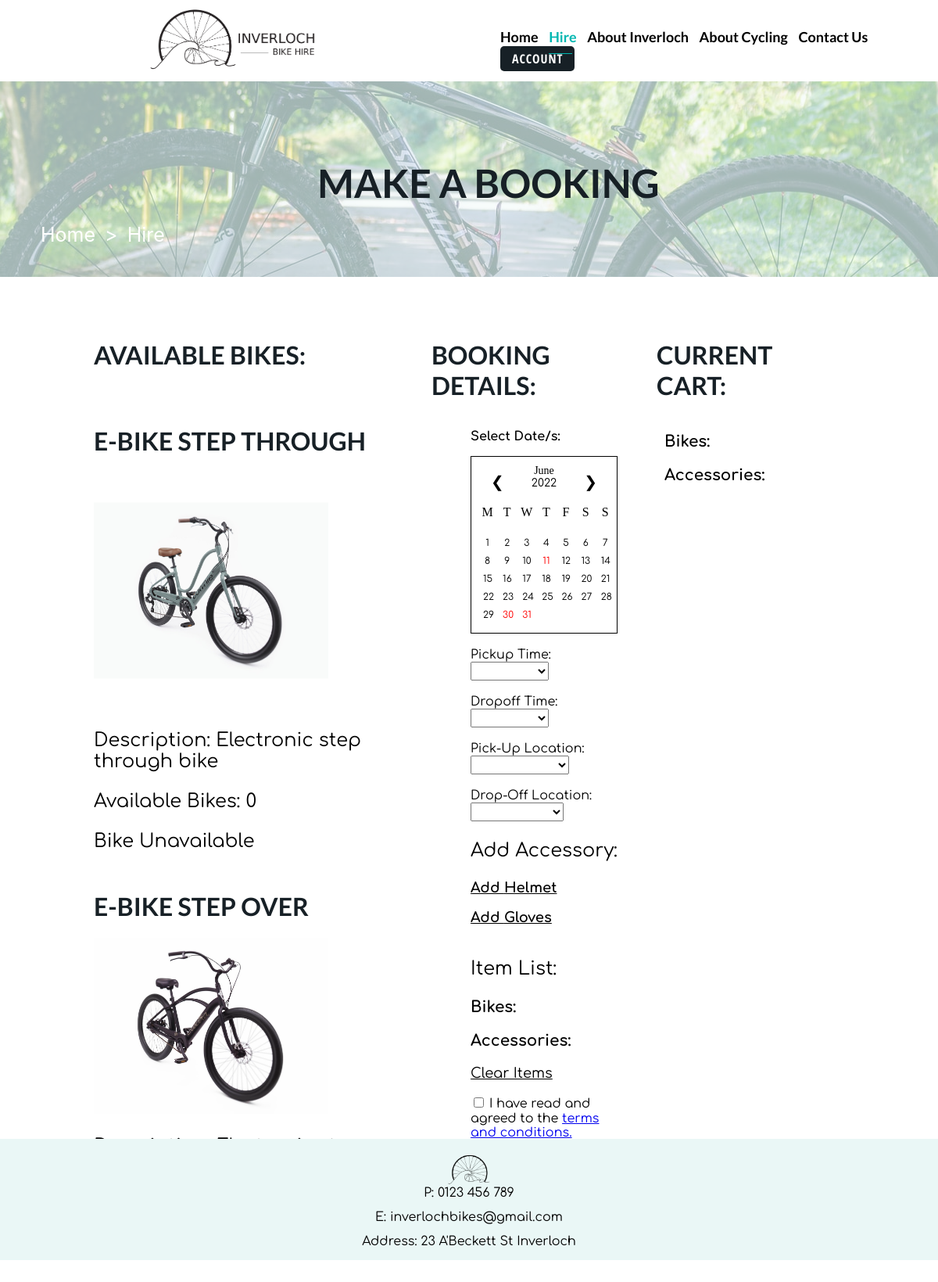
The app's page /Prototype/makeabooking.php, older data.
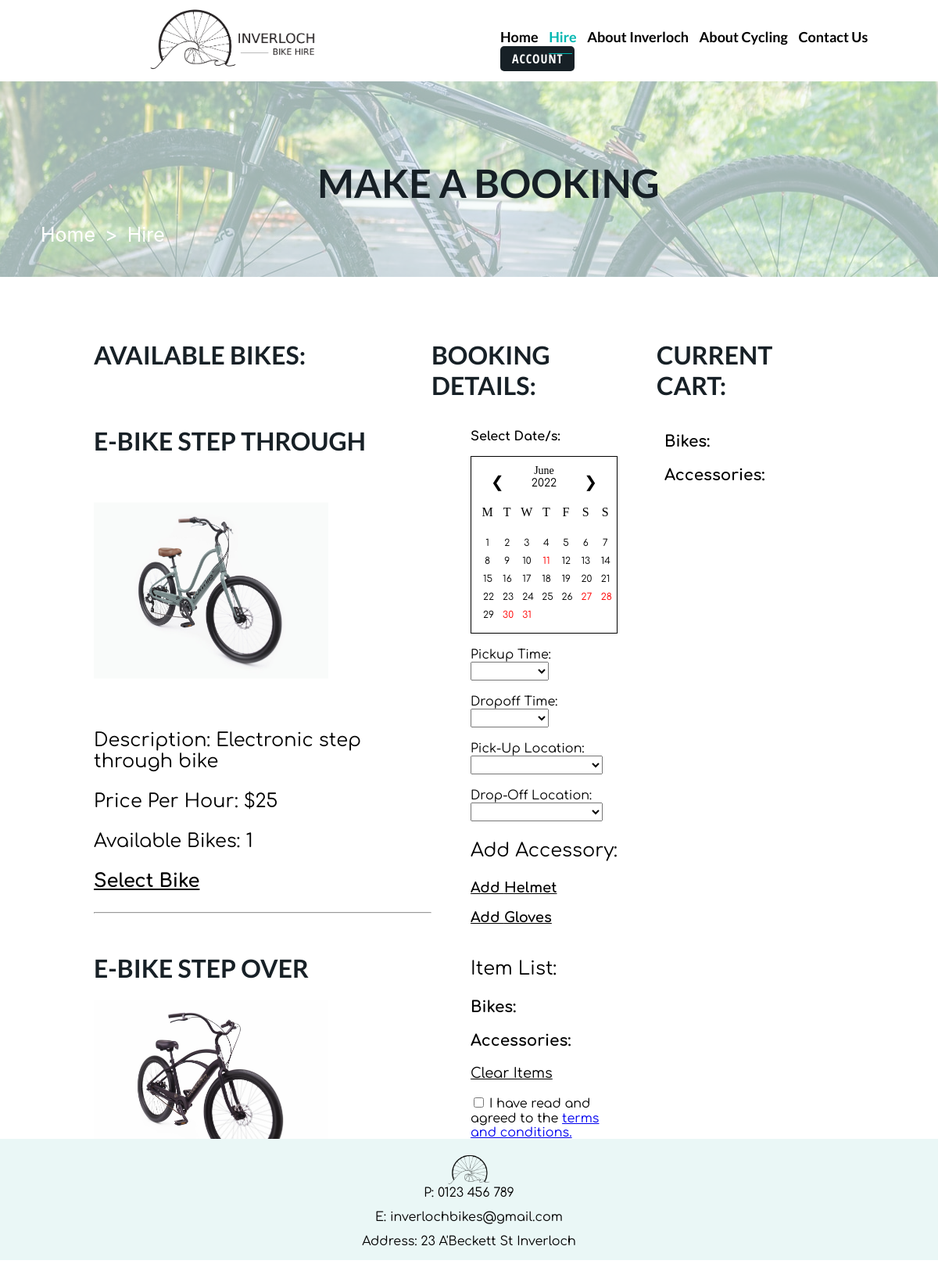
The same page, newer data.
### tables this page shows
CREATE TABLE `bike_type_table` (
  `bike_type_id` int(11) NOT NULL,
  `name` varchar(45) NOT NULL,
  `picture_id` varchar(45) NOT NULL,
  `description` varchar(255) NOT NULL
);

CREATE TABLE `block_out_dates` (
  `date_id` int(10) NOT NULL,
  `date_value` varchar(11) NOT NULL,
  `date_day` int(2) NOT NULL,
  `date_month` int(2) NOT NULL DEFAULT 6,
  `date_year` int(4) NOT NULL DEFAULT 2022,
  `date_blockout` tinyint(1) NOT NULL DEFAULT 0,
  `date_reason` varchar(255) NOT NULL
);

CREATE TABLE `accessory_type_table` (
  `accessory_type_id` int(11) NOT NULL,
  `name` varchar(45) NOT NULL,
  `description` varchar(255) NOT NULL
);

CREATE TABLE `bike_inventory_table` (
  `bike_id` int(11) NOT NULL,
  `name` varchar(45) NOT NULL,
  `bike_type_id` int(11) DEFAULT NULL,
  `helmet_id` int(11) NOT NULL,
  `price_ph` float NOT NULL,
  `safety_inspect` tinyint(1) NOT NULL,
  `description` varchar(255) NOT NULL
);

### Prototype/makeabooking.php (the view, shortened to what the rows shown need)
<?php
$conn = new mysqli("localhost", "root", "", "bike_hiring_system");
?>
<!DOCTYPE html>
<html lang="en" xmlns="http://www.w3.org/1999/xhtml">
<head>
    <link rel="stylesheet" href="./style/style.css">
    <link rel="stylesheet" href="https://unpkg.com/flickity@2/dist/flickity.min.css">
</head>
<body>
    <?php include 'header.php' ?>
    <div id = "main">
        <div class="banner">
            <div id="bannertext">
                <h1>MAKE A BOOKING</h1>
            </div>
        </div>
        <div class="maincontainer">
        <div id="dualContainer">
            <div style="" id="dualColumn1">
            	<h1>Available Bikes:</h1>
            	<div style="overflow-y: scroll;height: 1000px;">
              <?php
            $bikeType = $conn->query("SELECT * FROM bike_type_table");
            while ($row = $bikeType->fetch_assoc()) {
                $bikeName = $row["name"];
                $bikeTypeId = $row["bike_type_id"];
                $bikeDescription = $row["description"];
                $bikeImage = $row["picture_id"];
            ?>
            <h1><strong><?php echo $bikeName; ?></strong></h1>
                <?php echo '<img src="img/bike-type/'; echo $bikeImage; echo'.jpg" style="width:300px;">'; ?>
                <?php echo '<p style="font-size:24px;">Description: ' . $bikeDescription . '</p>'; ?>
                <?php
                  $bikeInventoryAvailable = $conn->query("SELECT bike_type_id, bike_id, price_ph FROM bike_inventory_table where bike_type_id = $bikeTypeId");
                  $bikeInventoryNum = mysqli_num_rows($bikeInventoryAvailable);
                  if ($bikeInventoryNum > 0){
                    while ($row = $bikeInventoryAvailable->fetch_assoc()) {
                    $bikeInventoryBikeBikeId = $row["bike_id"];
                    $bikePrice = $row["price_ph"];
                    $bookingBikeTableAvailability = $conn->query("SELECT * FROM booking_bike_table");
                      while ($row = $bookingBikeTableAvailability->fetch_assoc()) {
                        $bookingBikeTableBikeId = $row["bike_id"];
                        if ($bookingBikeTableBikeId == $bikeInventoryBikeBikeId){
                          $bikeInventoryNum = $bikeInventoryNum - 1;
                        }
                      }
                    }
                    echo '<p style="font-size:24px;">Price Per Hour: $' . $bikePrice . '</p>';
                    echo '<p style="font-size:24px;">Available Bikes: ' . $bikeInventoryNum . '</p>';
                    if ($bikeInventoryNum > 0){
                    echo '<div id="addBikeContainer'. $bikeTypeId .'">';
                    echo '<a style="font-size:24px;font-family: Comfortaa;color:black;font-weight:bold;" href="javascript: addBike(' . '\'' . $bikeName . '\'' . ', ' . '\'' . $bikeTypeId . '\'' .  ', ' . '\'' . $bikeInventoryNum . '\'' .    ')">Select Bike</a>';
                    echo '</div>';
                    echo '<br>';
                    echo '<hr>';
                    }else{
                    echo '<p style="font-size:24px;">Bike Unavailable</p>';
                    }
                  }else {
                    echo '<p style="font-size:24px;">Available Bikes: 0</p>';
                    echo '<p style="font-size:24px;">Bike Unavailable</p>';
                  }
                ?>
            <?php
            }
            ?>
            <br>
            <br>
            <br>
            <br>
        	</div>
            </div>
            <div id="dualColumn2">
            	 <h1>Booking Details:</h1>
            	 <div style="overflow-y: scroll;height: 1000px;padding-right: 50px;padding-left: 50px;">
                <div id="dateContainer">
                <ul class="days">
                  <?php
                  $blockOutDatesSQL = $conn->query("SELECT * FROM block_out_dates");
                  while ($row = $blockOutDatesSQL->fetch_assoc()) {
                      $date_value = $row["date_value"];
                      $date_day = $row["date_day"];
                      $date_blockout = $row["date_blockout"];
                      if ($date_blockout == 0){
                        echo '<a class="datetest" href="javascript:changeStartDate()"><li><span id="' . $date_value . '" class="date";">' . $date_day .'</span></li></a>';
                      }else if ($date_blockout == 1){
                        echo '<a style="pointer-events: none;" class="datetest" href="javascript:changeStartDate()"><li><span style="color:red;" id="' . $date_value . '" class="date";">' . $date_day .'</span></li></a>';
                      }
                      ?>
                  <?php
                    }
                  ?>
                  <br>
                </ul>
                </div>
                <br>
                <form action="makeabookingconfirm.php" method="post">
                  <br>
                  <br><br>
                  <br>
                  <br><br>
                  <br>
                  <br><br>
                  <br>
                  <br>
                <?php
                $accessoryType = $conn->query("SELECT * FROM accessory_type_table");
                while ($row = $accessoryType->fetch_assoc()) {
                    $accessoryTypeId = $row["accessory_type_id"];
                    $accessoryTypeName = $row["name"];
                ?>
                <br>
                <?php
                  echo '<div id="addAccessoryContainer'. $accessoryTypeId .'">';
                  echo '<a style="font-size:18px;font-family: Comfortaa;color:black;font-weight:bold;" href="javascript: addAccessory(' . '\'' . $accessoryTypeName . '\'' . ', ' . '\'' . $accessoryTypeId . '\'' .     ')">Add ' . $accessoryTypeName . '</a>';
                  echo '</div>';
                ?>
                <?php
                }
                ?>
                <br>
                  <br>
					<br><br><br>
                </form>
            </div>
        </div>
	        <div id="dualColumn3">
	        	<h1>Current Cart:</h1>
	        </div>
        </div>
    </div>
    <br>    <br>
    <br>
    <br>
    </div>
    <?php include 'footer.php' ?>
</body>
</html>

Row changes from the older to the newer data that the page shows:
shown differently, row unchanged: bike_type_table "E-BIKE STEP THROUGH": bike_inventory_table.price_ph (not shown) → "25"; bikeInventoryNum (not shown) → "1"; text "Available Bikes: 0 Bike Unavailable" → "Price Per Hour: $ Available Bikes: Select Bike"
changed block_out_dates (number 27 of 31 on the later page): date_blockout 0 → 1 (drawn)
changed block_out_dates (number 28 of 31 on the later page): date_blockout 0 → 1 (drawn)
